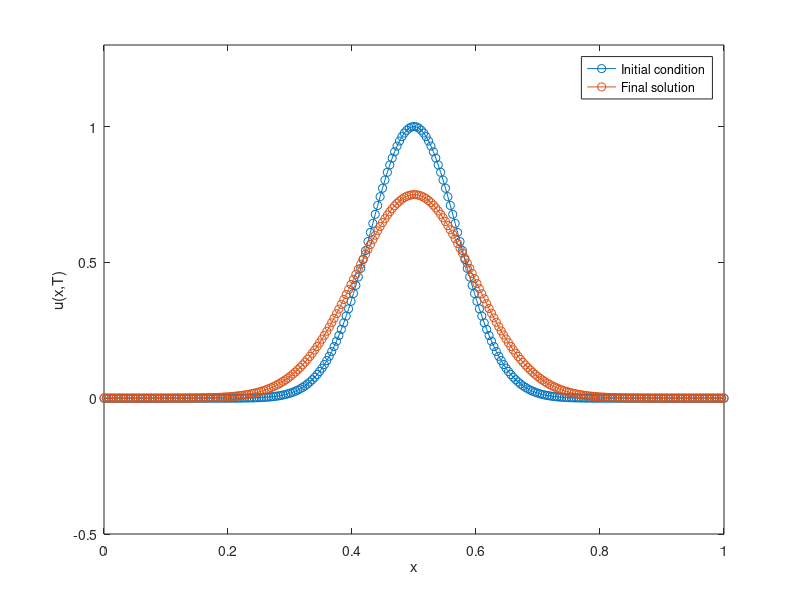

Reproduce this figure in MATLAB. (Note: this script raises an error after producing the figure.)

points =[64,90,128,180,256,360,512,720];
for i = 1:1
    % Problem parameters
    L = 1;           % Length domain
    Nx = points(5);        % Number of grid points
    Tfinal = 5.0;    % Final simulation time
    CFL = 0.8;       % Courant-Friedrichs-Lewy (must be <= 1 for stability)
    
    % Spatial discretications
    dx = L / Nx;
    x = linspace(0, L, Nx+1);
    
    % Initial conditions
    k=10;
    
    x0 = 0.5;
    u0 = exp(-k^2 * (x-x0).^2);
    
    % Time-step
    dt =  CFL * dx;
    
    % Number of time steps
    Nt = ceil(Tfinal / dt);
    % Upwind method
    u = u0;
    u_new = zeros(size(u0));
    
    for n = 1:Nt
        % Calculate time step using upwind
        for i = 2:Nx
            u_new(i) = u(i) - CFL * (u(i) - u(i-1));
        end
    
        % Boundary conditions
        u_new(1) = u(1) - CFL * (u(1) - u(Nx));

        u_new(Nx+1) = u_new(1);
        
        % Update solution
        u = u_new;
    
%         % Plot solution (optional)
%         plot(x, u, '-o');
%         axis([0 L -1 1]);
%         title(['Paso de tiempo: ' num2str(n) '/' num2str(Nt)]);
%         drawnow;
    end
    
    
  
end

figure;
plot(x, u0, '-o', x, u, '-o');
axis([0 L -0.5 1.3])
legend('Initial condition', 'Final solution');xlabel('x');
ylabel('u(x,T)');
ax = gca;
ax.FontSize = 15;  % Adjust the number to your preferred size

